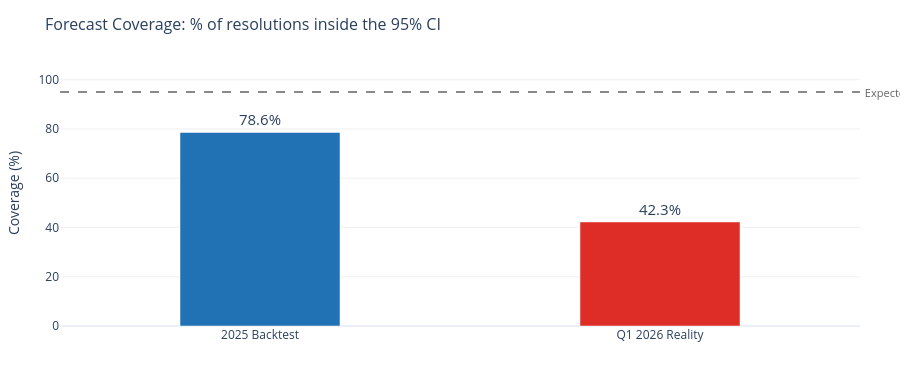
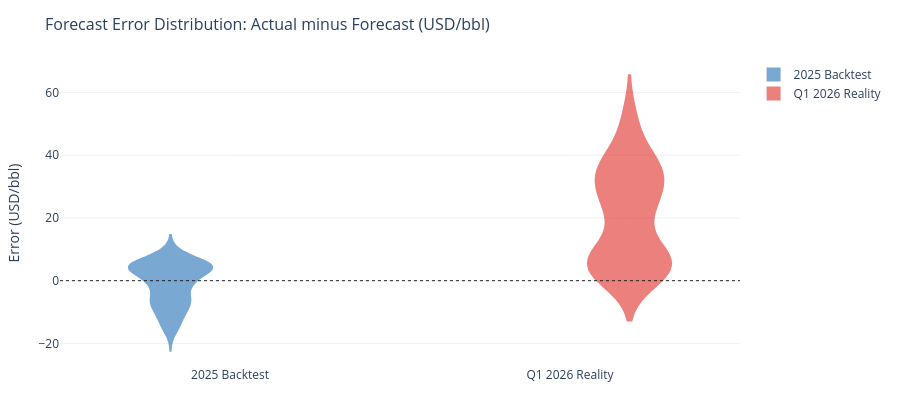

These figures' notebook cell, in order:
### Markdown cell above
---

## Act 3 — The Punchline

Let's separate the 2025 backtest from the 2026 reality and look at what the numbers actually say.

### Code cell
def make_punchline_charts(forecasts_df: pd.DataFrame) -> None:
    """Two charts: (1) CI coverage by period, (2) forecast error distribution."""
    resolved = forecasts_df.dropna(subset=["actual_price"]).copy()
    resolved["period"] = resolved["sim_day"].apply(
        lambda d: "2025 Backtest" if d.year == 2025 else "Q1 2026 Reality"
    )
    resolved["error"] = resolved["actual_price"] - resolved["yhat"]
    resolved["abs_error"] = resolved["error"].abs()

    # ── Coverage bar chart ─────────────────────────────────────────────────────
    coverage = (
        resolved.groupby("period", sort=False)
        .agg(total=("inside_ci", "count"), inside=("inside_ci", "sum"))
        .assign(coverage_pct=lambda d: d["inside"] / d["total"] * 100)
        .reset_index()
    )
    coverage["order"] = coverage["period"].map({"2025 Backtest": 0, "Q1 2026 Reality": 1})
    coverage = coverage.sort_values("order")

    bar_colors = ["#2171b5" if p == "2025 Backtest" else "#de2d26" for p in coverage["period"]]

    fig1 = go.Figure()
    fig1.add_trace(go.Bar(
        x=coverage["period"],
        y=coverage["coverage_pct"],
        marker_color=bar_colors,
        text=[f"{v:.1f}%" for v in coverage["coverage_pct"]],
        textposition="outside",
        textfont=dict(size=15),
        width=0.4,
    ))
    fig1.add_hline(
        y=95,
        line=dict(color="#636363", dash="dash", width=1.5),
        annotation_text=" Expected 95%",
        annotation_position="right",
        annotation_font=dict(size=11, color="#636363"),
    )
    fig1.update_layout(
        title=dict(text="Forecast Coverage: % of resolutions inside the 95% CI", font=dict(size=16)),
        yaxis=dict(title="Coverage (%)", range=[0, 108], showgrid=True, gridcolor="#f0f0f0"),
        xaxis=dict(title=""),
        template="plotly_white",
        height=380,
        margin=dict(t=60, b=40, l=60, r=40),
        showlegend=False,
    )
    fig1.show()

    # ── Error distribution violin ──────────────────────────────────────────────
    fig2 = go.Figure()
    period_order = ["2025 Backtest", "Q1 2026 Reality"]
    period_colors = {"2025 Backtest": "#2171b5", "Q1 2026 Reality": "#de2d26"}
    for period in period_order:
        subset = resolved[resolved["period"] == period]["error"]
        color = period_colors[period]
        fig2.add_trace(go.Violin(
            y=subset,
            name=period,
            box_visible=True,
            meanline_visible=True,
            fillcolor=color,
            opacity=0.6,
            line_color=color,
            points="outliers",
        ))

    fig2.add_hline(y=0, line=dict(color="#252525", width=1, dash="dot"))
    fig2.update_layout(
        title=dict(
            text="Forecast Error Distribution: Actual minus Forecast (USD/bbl)",
            font=dict(size=16),
        ),
        yaxis=dict(title="Error (USD/bbl)", showgrid=True, gridcolor="#f0f0f0", zeroline=False),
        xaxis=dict(title=""),
        template="plotly_white",
        height=420,
        margin=dict(t=60, b=40, l=60, r=40),
        violinmode="group",
    )
    fig2.show()

    # ── Summary table ──────────────────────────────────────────────────────────
    summary = resolved.groupby("period").agg(
        n_forecasts=("sim_day", "count"),
        coverage_pct=("inside_ci", lambda x: f"{x.mean()*100:.1f}%"),
        mae=("abs_error", lambda x: f"${x.mean():.2f}"),
        median_abs_error=("abs_error", lambda x: f"${x.median():.2f}"),
        max_abs_error=("abs_error", lambda x: f"${x.max():.2f}"),
    ).loc[period_order]
    print("\nSummary:")
    print(summary.to_string())


make_punchline_charts(forecasts_df)

### Figure 1 — Plotly figure (JSON) as saved in the notebook; plotly's stock layout.template omitted (floating-point values rounded to 4 significant figures)
{"data": [{"marker": {"color": ["#2171b5", "#de2d26"]}, "text": ["78.6%", "42.3%"], "textfont": {"size": 15}, "textposition": "outside", "type": "bar", "width": 0.4, "x": ["2025 Backtest", "Q1 2026 Reality"], "y": [78.57, 42.25]}], "layout": {"annotations": [{"font": {"color": "#636363", "size": 11}, "showarrow": false, "text": " Expected 95%", "x": 1, "xanchor": "left", "xref": "x domain", "y": 95, "yanchor": "middle", "yref": "y"}], "height": 380, "margin": {"b": 40, "l": 60, "r": 40, "t": 60}, "shapes": [{"line": {"color": "#636363", "dash": "dash", "width": 1.5}, "type": "line", "x0": 0, "x1": 1, "xref": "x domain", "y0": 95, "y1": 95, "yref": "y"}], "showlegend": false, "title": {"font": {"size": 16}, "text": "Forecast Coverage: % of resolutions inside the 95% CI"}, "xaxis": {"title": {"text": ""}}, "yaxis": {"gridcolor": "#f0f0f0", "range": [0, 108], "showgrid": true, "title": {"text": "Coverage (%)"}}}}

### Figure 2 — Plotly figure (JSON) as saved in the notebook; plotly's stock layout.template omitted (floating-point values rounded to 4 significant figures; data arrays with more than 128 entries replaced by an {"elided": "..."} marker saying what was removed)
{"data": [{"box": {"visible": true}, "fillcolor": "#2171b5", "line": {"color": "#2171b5"}, "meanline": {"visible": true}, "name": "2025 Backtest", "opacity": 0.6, "points": "outliers", "type": "violin", "y": {"elided": "252 float values"}}, {"box": {"visible": true}, "fillcolor": "#de2d26", "line": {"color": "#de2d26"}, "meanline": {"visible": true}, "name": "Q1 2026 Reality", "opacity": 0.6, "points": "outliers", "type": "violin", "y": [1.796, 2.343, 2.254, 2.461, 1.146, 2.817, 2.362, 4.147, 5.005, 7.262, 7.108, 5.352, 7.334, 5.527, 5.817, 6.623, 6.184, 6.794, 4.924, 4.873, 3.234, 3.071, 5.754, 6.806, 6.57, 5.895, 5.026, 4.637, 4.263, 5.925, 13.09, 13.16, 19.5, 29.41, 33.48, 22.27, 26.19, 34.8, 37.93, 31.36, 34.22, 34.47, 34.42, 36.71, 26.78, 31.05, 29.06, 33.25, 38.42, 41.64, 40.12, 38.83, 50.23, 51.08, 51.05, 51.61, 33.09, 36.59, 35.35, 38.12, 30.44, 20.01, 23.55, 18.97, 21.61, 22.54, 25.53, 24.18, 26.41, 30.04, 37.06]}], "layout": {"height": 420, "margin": {"b": 40, "l": 60, "r": 40, "t": 60}, "shapes": [{"line": {"color": "#252525", "dash": "dot", "width": 1}, "type": "line", "x0": 0, "x1": 1, "xref": "x domain", "y0": 0, "y1": 0, "yref": "y"}], "title": {"font": {"size": 16}, "text": "Forecast Error Distribution: Actual minus Forecast (USD/bbl)"}, "violinmode": "group", "xaxis": {"title": {"text": ""}}, "yaxis": {"gridcolor": "#f0f0f0", "showgrid": true, "title": {"text": "Error (USD/bbl)"}, "zeroline": false}}}
